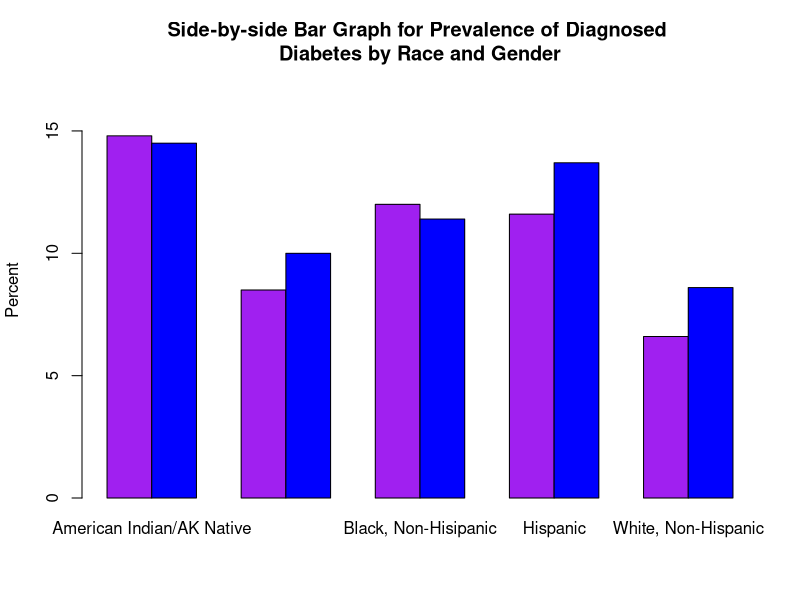
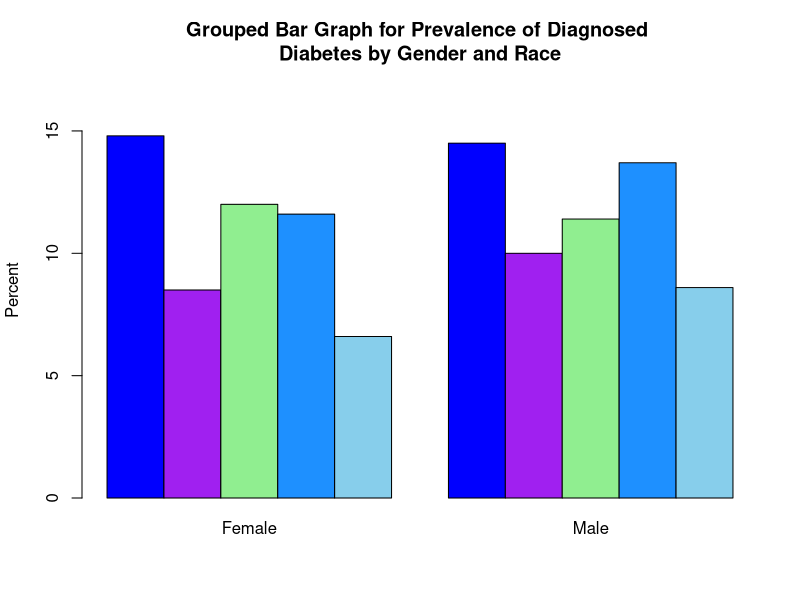
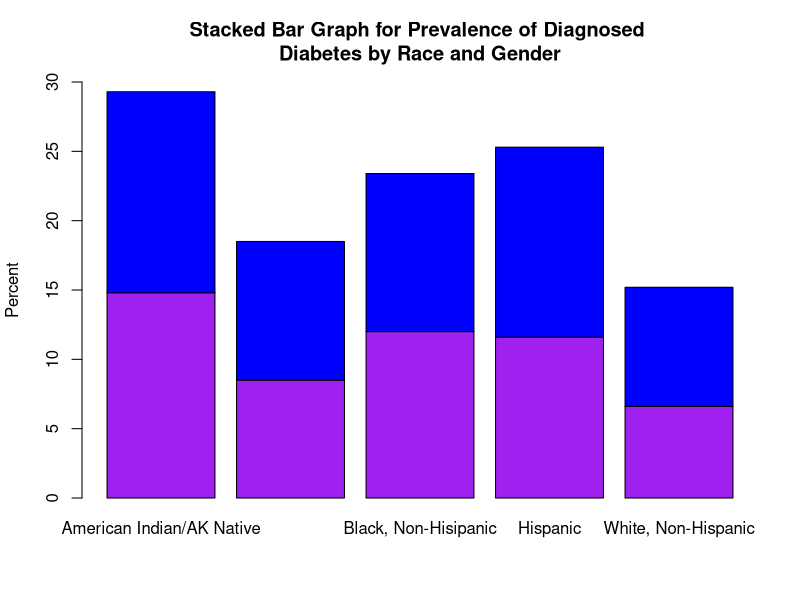
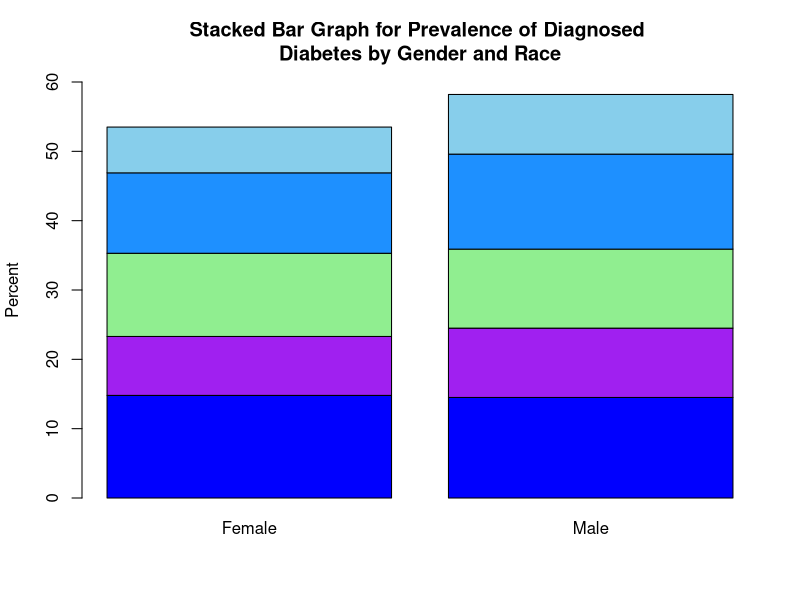

The R source for these figures, in order:
diabetes1<- read.csv(file="./diabetes1.csv", header=TRUE, sep=",")

table1 <- xtabs(percent ~ gender+race, data=diabetes1) 
table2 <- xtabs(percent ~ race+gender, data=diabetes1) 

barplot(table1, main='Side-by-side Bar Graph for Prevalence of Diagnosed 
Diabetes by Race and Gender', ylim=c(0,17), xlab='', ylab='Percent', 
col=c("purple","blue"), legend.text=rownames(table), beside=TRUE)

barplot(table2, main='Grouped Bar Graph for Prevalence of Diagnosed 
Diabetes by Gender and Race', ylim=c(0,17), xlab='', ylab='Percent', 
col=c("blue","purple","lightgreen","dodgerblue","skyblue"), 
legend.text=rownames(table), beside=TRUE)

barplot(table1, main='Stacked Bar Graph for Prevalence of Diagnosed 
Diabetes by Race and Gender', ylim=c(0,30), xlab='', ylab='Percent', 
col=c("purple", "blue"), legend.text=rownames(table), beside=FALSE)

barplot(table2, main='Stacked Bar Graph for Prevalence of Diagnosed 
Diabetes by Gender and Race', ylim=c(0,60), xlab='', ylab='Percent', 
col=c("blue","purple","lightgreen","dodgerblue","skyblue"),
legend.text=rownames(table), beside=FALSE)
      